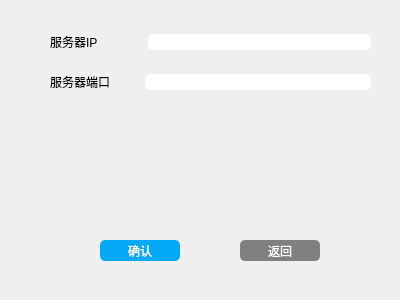
<?xml version="1.0" encoding="UTF-8"?>
<ui version="4.0">
 <class>Settings</class>
 <widget class="QWidget" name="Settings">
  <property name="geometry">
   <rect>
    <x>0</x>
    <y>0</y>
    <width>400</width>
    <height>300</height>
   </rect>
  </property>
  <property name="windowTitle">
   <string>Settings</string>
  </property>
  <property name="windowIcon">
   <iconset resource="res_static.qrc">
    <normaloff>:/icon/source/res/photo/icon/setting.png</normaloff>:/icon/source/res/photo/icon/setting.png</iconset>
  </property>
  <property name="styleSheet">
   <string notr="true">#Settings{
border-image: url(:/res_static/source/res/photo/pexels-pixabay-41004.jpg);
}
QLineEdit{
border-radius:5px;
color:#808080;
}
#btn_confirm{
background:#03a9f4;
color:#fff;
border-radius:5px;
}
#btn_back{
background:#808080;
color:#fff;
border-radius:5px;
}</string>
  </property>
  <widget class="QPushButton" name="btn_back">
   <property name="geometry">
    <rect>
     <x>240</x>
     <y>240</y>
     <width>80</width>
     <height>21</height>
    </rect>
   </property>
   <property name="text">
    <string>返回</string>
   </property>
  </widget>
  <widget class="QPushButton" name="btn_confirm">
   <property name="geometry">
    <rect>
     <x>100</x>
     <y>240</y>
     <width>80</width>
     <height>21</height>
    </rect>
   </property>
   <property name="text">
    <string>确认</string>
   </property>
  </widget>
  <widget class="QWidget" name="layoutWidget">
   <property name="geometry">
    <rect>
     <x>50</x>
     <y>70</y>
     <width>321</width>
     <height>24</height>
    </rect>
   </property>
   <layout class="QHBoxLayout" name="horizontalLayout_2">
    <property name="spacing">
     <number>35</number>
    </property>
    <item>
     <widget class="QLabel" name="Lab_serverport">
      <property name="text">
       <string>服务器端口</string>
      </property>
     </widget>
    </item>
    <item>
     <widget class="QLineEdit" name="Edt_serverport"/>
    </item>
   </layout>
  </widget>
  <widget class="QWidget" name="">
   <property name="geometry">
    <rect>
     <x>50</x>
     <y>30</y>
     <width>321</width>
     <height>24</height>
    </rect>
   </property>
   <layout class="QHBoxLayout" name="horizontalLayout">
    <property name="spacing">
     <number>50</number>
    </property>
    <item>
     <widget class="QLabel" name="Lab_serverip">
      <property name="text">
       <string>服务器IP</string>
      </property>
     </widget>
    </item>
    <item>
     <widget class="QLineEdit" name="Edt_serverip"/>
    </item>
   </layout>
  </widget>
 </widget>
 <resources>
  <include location="res_static.qrc"/>
 </resources>
 <connections/>
</ui>
